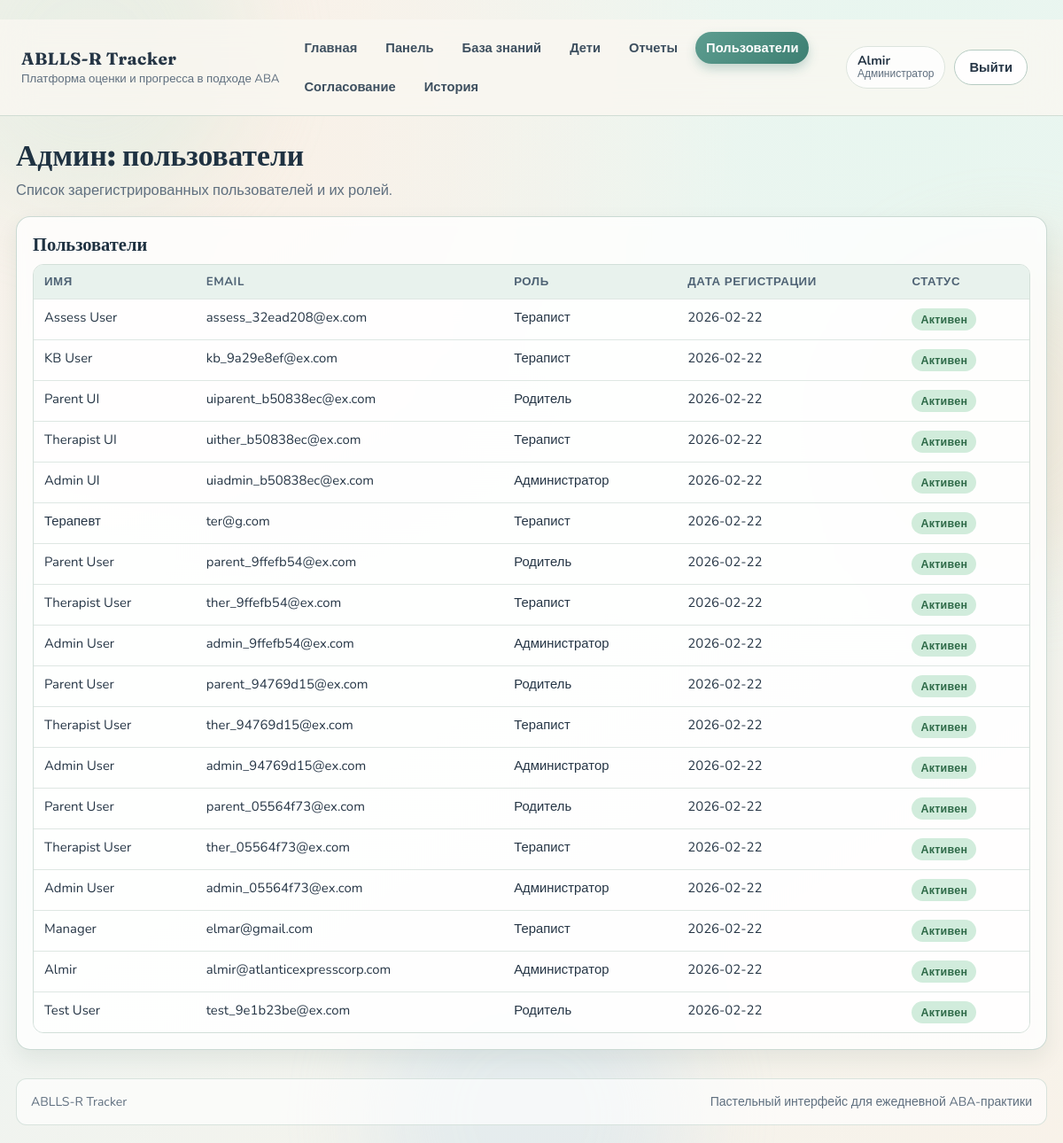
/admin/users (signed in), run on an earlier commit of the app's database.
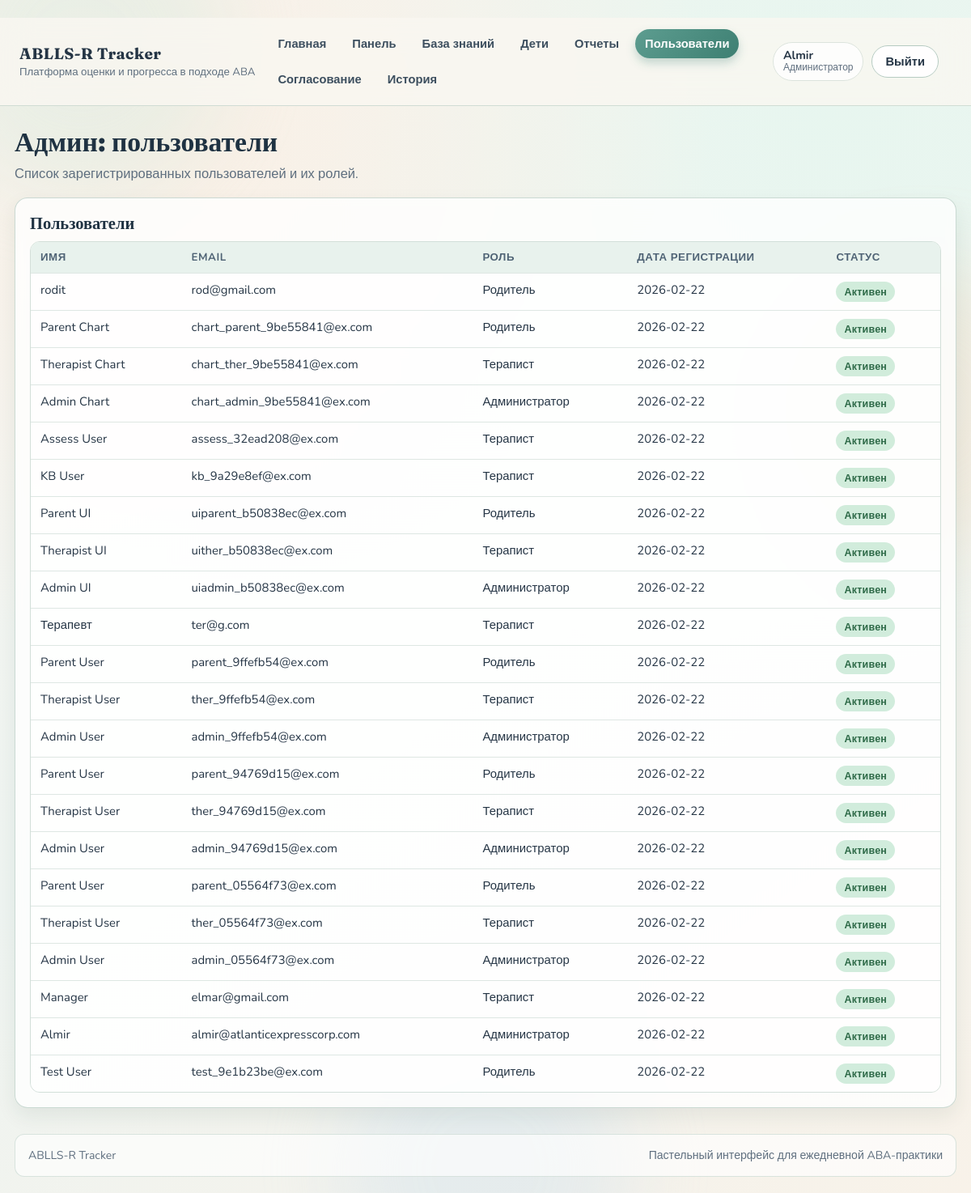
And on a later commit of the database.
### app/models/user.py (models this page shows)
class User(Base):
    __tablename__ = "users"
    id: Mapped[str] = mapped_column(
        String(36),
        primary_key=True,
        default=lambda: str(uuid.uuid4()),
    )
    email: Mapped[str] = mapped_column(String(255), unique=True, index=True)
    full_name: Mapped[str] = mapped_column(String(255))
    role: Mapped[str] = mapped_column(String(20))
    password_hash: Mapped[str] = mapped_column(String(255))
    created_at: Mapped[datetime] = mapped_column(
        DateTime,
        default=lambda: datetime.now(timezone.utc),
    )

### app/routers/pages.py (the view)
@router.get("/admin/users")
def admin_users(request: Request, db: Session = Depends(get_db)):
    _, response = _require_roles(request, db, {"admin"})
    if response:
        return response
    users = db.execute(select(User).order_by(User.created_at.desc())).scalars().all()
    context = _base_context(request, db)
    context.update({"users": users})
    return templates.TemplateResponse("admin/users.html", context)

### templates/admin/users.html
﻿{% extends "base.html" %}
{% block content %}
  <section class="page-head">
    <h1 class="page-title">Админ: пользователи</h1>
    <p class="page-subtitle">Список зарегистрированных пользователей и их ролей.</p>
  </section>
  <section class="card">
    <h2>Пользователи</h2>
    {% if users %}
      <div class="table-wrap">
        <table class="table">
          <thead>
            <tr>
              <th>Имя</th>
              <th>Email</th>
              <th>Роль</th>
              <th>Дата регистрации</th>
              <th>Статус</th>
            </tr>
          </thead>
          <tbody>
            {% for user in users %}
              <tr>
                <td>{{ user.full_name }}</td>
                <td>{{ user.email }}</td>
                <td>{{ role_labels.get(user.role, user.role) }}</td>
                <td>{{ user.created_at.strftime("%Y-%m-%d") if user.created_at else "-" }}</td>
                <td><span class="badge approved">Активен</span></td>
              </tr>
            {% endfor %}
          </tbody>
        </table>
      </div>
    {% else %}
      <p>Пользователей нет.</p>
    {% endif %}
  </section>
{% endblock %}

### templates/base.html (shortened to what this page needs)
﻿<!doctype html>
<html lang="ru">
  <head>
    <link rel="stylesheet" href="/static/styles.css">
  </head>
  <body>
    <div class="bg-orb bg-orb-a" aria-hidden="true"></div>
    <div class="bg-orb bg-orb-b" aria-hidden="true"></div>
    <div class="bg-orb bg-orb-c" aria-hidden="true"></div>
    <header class="site-header">
      <div class="brand-wrap">
        <a class="brand" href="/">ABLLS-R Tracker</a>
        <span class="brand-subtitle">Платформа оценки и прогресса в подходе ABA</span>
      </div>
      <nav class="nav" id="mainNav">
        <a href="/">Главная</a>
        {% if current_user %}
          <a href="/dashboard">Панель</a>
          <a href="/knowledge-base">База знаний</a>
          {% if current_user.role in ["admin", "therapist"] %}
            <a href="/children">Дети</a>
          {% endif %}
          {% if current_user.role in ["admin", "therapist", "parent"] %}
            <a href="/reports">Отчеты</a>
          {% endif %}
          {% if current_user.role == "admin" %}
            <a href="/admin/users">Пользователи</a>
            <a href="/admin/edit-requests">Согласование</a>
            <a href="/history">История</a>
          {% endif %}
        {% endif %}
      </nav>
      <div class="auth">
        {% if current_user %}
          <div class="user-pill">
            <span class="user-name">{{ current_user.full_name }}</span>
            <span class="user-role">{{ role_labels.get(current_user.role, current_user.role) }}</span>
          </div>
          <form action="/auth/logout" method="post" class="logout">
            <button type="submit">Выйти</button>
          </form>
        {% else %}
          <a class="link-button" href="/auth/login">Войти</a>
          <a class="button" href="/auth/register">Регистрация</a>
        {% endif %}
      </div>
    </header>
    <main class="page">
      {% block content %}{% endblock %}
    </main>
    <footer class="site-footer">
      <div>ABLLS-R Tracker</div>
      <div>Пастельный интерфейс для ежедневной ABA-практики</div>
    </footer>
  </body>
</html>

What changed in the data, as far as the page shows it:
added User: full_name "rodit", email "rod@gmail.com", get "Родитель", created_at "2026-02-22"
added User: full_name "Parent Chart", email "chart_parent_9be55841@ex.com", get "Родитель", created_at "2026-02-22"
added User: full_name "Therapist Chart", email "chart_ther_9be55841@ex.com", get "Терапист", created_at "2026-02-22"
added User: full_name "Admin Chart", email "chart_admin_9be55841@ex.com", get "Администратор", created_at "2026-02-22"
